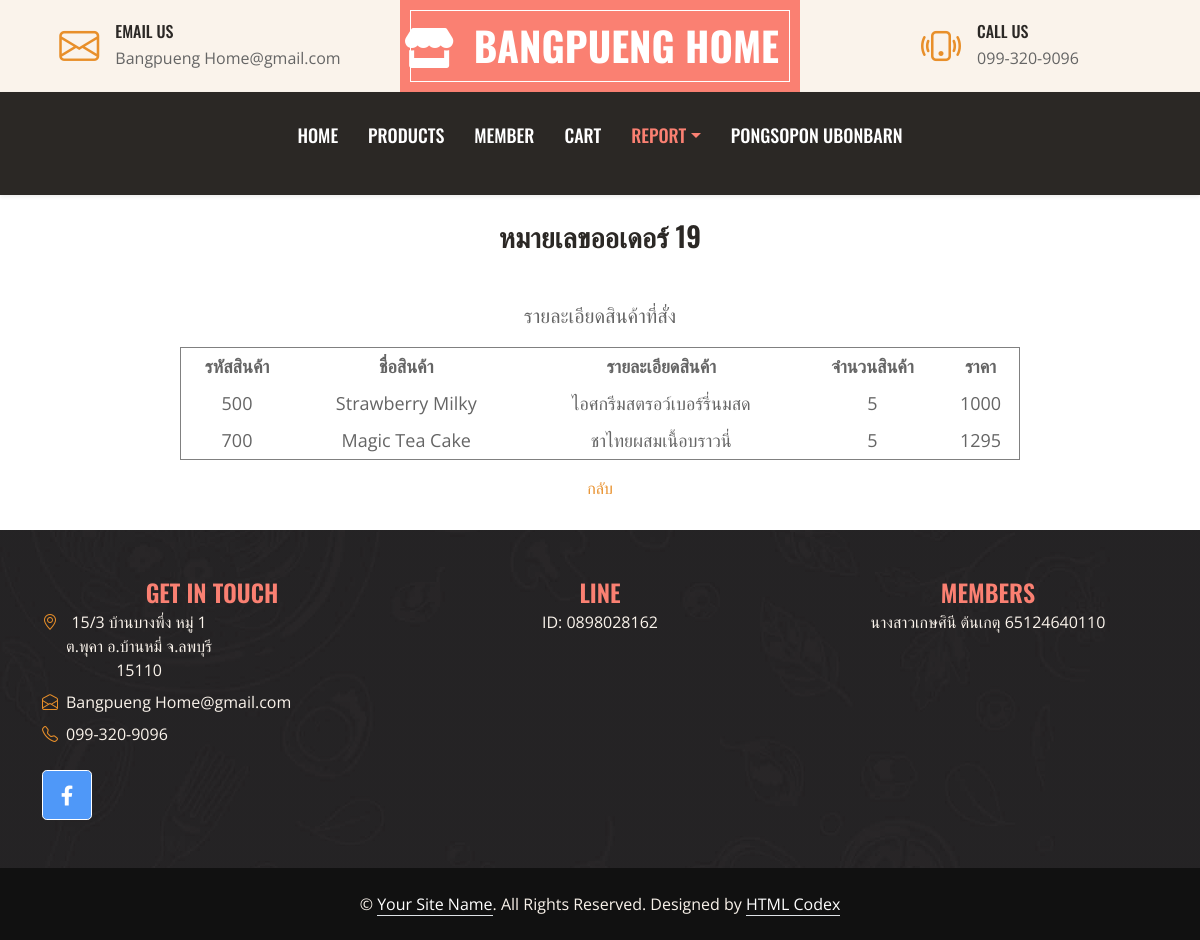
The page /order.php?o_id=19 (signed in) on the database its author committed.
### tables this page shows
CREATE TABLE `order_detail` (
  `Number` int(11) NOT NULL,
  `o_id` int(11) NOT NULL,
  `p_id` varchar(20) NOT NULL,
  `o_qty` int(11) NOT NULL,
  `o_sum` int(11) NOT NULL
);

CREATE TABLE `product` (
  `p_id` varchar(20) NOT NULL,
  `p_name` text NOT NULL,
  `p_detail` text NOT NULL,
  `p_cost` int(11) NOT NULL,
  `p_price` int(11) NOT NULL,
  `p_img` varchar(200) NOT NULL,
  `p_num` text NOT NULL,
  `ct_id` varchar(20) NOT NULL
);

### order.php (the view, shortened to what this page needs)
<?php
if (!$_SESSION["userID"]){
	  Header("Location: login.php");
}else { ?>
<!DOCTYPE html>
<html lang="en">
<head>
    <link href="https://cdnjs.cloudflare.com/ajax/libs/font-awesome/5.10.0/css/all.min.css" rel="stylesheet">
    <link href="https://cdn.jsdelivr.net/npm/bootstrap-icons@1.4.1/font/bootstrap-icons.css" rel="stylesheet">
    <link href="lib/owlcarousel/assets/owl.carousel.min.css" rel="stylesheet">
    <link href="css/bootstrap.min.css" rel="stylesheet">
    <link href="css/style.css" rel="stylesheet">
</head>
<body>
    <div class="container-fluid px-0 d-none d-lg-block">
        <div class="row gx-0">
            <div class="col-lg-4 text-center bg-secondary py-3">
                <div class="d-inline-flex align-items-center justify-content-center">
                    <i class="bi bi-envelope fs-1 text-primary me-3"></i>
                    <div class="text-start">
                        <h6 class="text-uppercase mb-1">Email Us</h6>
                        <span>Bangpueng Home@gmail.com</span>
                    </div>
                </div>
            </div>
<div class="col-lg-4 text-center bg-custom-color border-inner py-3">
    <div class="d-inline-flex align-items-center justify-content-center">
        <a href="index.html" class="navbar-brand">
            <h1 class="m-0 text-uppercase text-white"><i class="fas fa-store"></i>&nbsp;&nbsp;Bangpueng Home</h1>
        </a>
    </div>
</div>
            <div class="col-lg-4 text-center bg-secondary py-3">
                <div class="d-inline-flex align-items-center justify-content-center">
                    <i class="bi bi-phone-vibrate fs-1 text-primary me-3"></i>
                    <div class="text-start">
                        <h6 class="text-uppercase mb-1">Call Us</h6>
                        <span>099-320-9096</span>
                    </div>
                </div>
            </div>
        </div>
    </div>
    <nav class="navbar navbar-expand-lg bg-dark navbar-dark shadow-sm py-3 py-lg-0 px-3 px-lg-0">
        <div class="collapse navbar-collapse" id="navbarCollapse">
            <div class="navbar-nav ms-auto mx-lg-auto py-0">
                <a href="indexa.php" class="nav-item nav-link">Home</a>
                <a href="listp_records.php" class="nav-item nav-link">Products</a>
                <a href="list_records.php" class="nav-item nav-link">Member</a>
                <a href="ca.php" class="nav-item nav-link">Cart</a>
                <div class="nav-item dropdown">
                    <a href="#" class="nav-link dropdown-toggle active" data-bs-toggle="dropdown">Report</a>
                    </div>
                <p class="nav-item nav-link"> <?php echo ($_SESSION['user']);?></p>
            </div>
        </div>
    </nav>
    <?php
  $con = new mysqli("localhost","root","123456789","user_db");
  $con->set_charset("utf8");
	$o_id = $_GET['o_id'];
?>
<br>
<div align=center>
<div class=name>
<h3>หมายเลขออเดอร์ <?php echo $o_id?></h3></div><br>
<p><center><font style='font-size:20px'>รายละเอียดสินค้าที่สั่ง</font></center></p>
<table width="70%" border="1" cellspacing="0" cellpadding="5">
<tr>
<td align="center"><font size = "4"><strong>รหัสสินค้า</strong></th>
<td align="center"><font size = "4"><strong>ชื่อสินค้า</strong></th>
<td align="center"><font size = "4"><strong>รายละเอียดสินค้า</strong></th>
<td align="center"><font size = "4"><strong>จำนวนสินค้า</strong></th>
<td align="center"><font size = "4"><strong>ราคา</strong></th>
</tr>
<?php
	$sql = "SELECT * FROM order_detail
    INNER JOIN order_head
    ON order_detail.o_id=order_head.o_id
    INNER JOIN product
    ON order_detail.p_id=product.p_id
    WHERE order_detail.o_id='$o_id'";
    $result = $con->query($sql);
    while($row = mysqli_fetch_array($result))
    {
?>
<tr>
    <td><center><font style='font-size:18px'><? echo $row['p_id']; ?></td>
    <td><center><font style='font-size:18px'><? echo $row['p_name']; ?></td>
    <td><center><font style='font-size:18px'><? echo $row['p_detail']; ?></td>
    <td><center><font style='font-size:18px'><? echo $row['o_qty'];?></td>
    <td><center><font style='font-size:18px'><? echo $row['o_sum'];}?></td>
</tr>
</table>
<p><center><a href="report1.php">กลับ</a>
<div class="container-fluid bg-img text-secondary" style="margin-top: 30px">
        <div class="container">
            <div class="row gx-5">
                <div class="col-lg-12 col-md-6">
                    <div class="row gx-5">
                        <div class="col-lg-4 col-md-10 pt-5 mb-5">
                             <h4 style="color: salmon; text-transform: uppercase; margin-bottom: 4px;">Get In Touch</h4>
                            <div class="d-flex mb-2">
                                <i class="bi bi-geo-alt text-primary me-2"></i>
                                <p class="mb-0">15/3 บ้านบางพึ่ง หมู่ 1 <br> ต.พุคา อ.บ้านหมี่ จ.ลพบุรี <br> 15110</p>
                            </div>
                            <div class="d-flex mb-2">
                                <i class="bi bi-envelope-open text-primary me-2"></i>
                                <p class="mb-0">Bangpueng Home@gmail.com</p>
                            </div>
                            <div class="d-flex mb-2">
                                <i class="bi bi-telephone text-primary me-2"></i>
                                <p class="mb-0">099-320-9096</p>
                            </div>
                            <div class="d-flex mt-4">
                                <a class="btn btn-lg btn-custom-color btn-lg-square " href="https://web.facebook.com/OTOPBANGPHUNG" style="color: white;" ><i class="fab fa-facebook-f fw-normal"></i></a>
                            </div>
                        </div>
                        <div class="col-lg-4 col-md-12 pt-0 pt-lg-5 mb-5">
                            <h4 style="color: salmon; text-transform: uppercase; margin-bottom: 4px;">Line</h4>
                            <p>ID: 0898028162</p>
                        </div>
                        <div class="col-lg-4 col-md-12 pt-0 pt-lg-5 mb-5">
                            <h4 style="color: salmon; text-transform: uppercase; margin-bottom: 4px;">Members</h4>
                            <p>นางสาวเกษศินี ต้นเกตุ 65124640110</p>
                        </div>
                    </div>
                </div>
            </div>
        </div>
    </div>
    <div class="container-fluid text-secondary py-4" style="background: #111111;">
        <div class="container text-center">
            <p class="mb-0">&copy; <a class="text-white border-bottom" href="#">Your Site Name</a>. All Rights Reserved. Designed by <a class="text-white border-bottom" href="https://htmlcodex.com">HTML Codex</a></p>
        </div>
    </div>
</body>
</html>
<?php }?>

### css/style.css (style rules this page uses)
:root { --primary: salmon; --secondary: #FAF3EB; --light: #FFFFFF; --dark: #2B2825; }
h1, h2, .font-weight-bold { font-weight: 700 !important; }
h3, h4, .font-weight-semi-bold { font-weight: 600 !important; }
h5, h6, .font-weight-medium { font-weight: 500 !important; }
.btn { font-family: 'Oswald', sans-serif; font-weight: 600; transition: .5s; }
.border-inner { position: relative; }
.border-inner * { position: relative; z-index: 1; }
.border-inner::before { position: absolute; content: ""; top: 10px; right: 10px; bottom: 10px; left: 10px; background: none; border: 1px solid var(--light); z-index: 0; }
.btn-lg-square { width: 50px; height: 50px; }
.btn-square, .btn-sm-square, .btn-lg-square { padding-left: 0; padding-right: 0; text-align: center; }
.navbar-dark .navbar-nav .nav-link { font-family: 'Oswald', sans-serif; padding: 30px 15px; font-size: 18px; font-weight: 500; text-transform: uppercase; color: var(--light); outline: none; transition: .5s; }
.navbar-dark .navbar-nav .nav-link:hover, .navbar-dark .navbar-nav .nav-link.active { color: var(--primary); }
.bg-custom-color { background-color:salmon; border-color:white; }
.btn-custom-color { background-color:rgb(79, 152, 248); border-color:white; }
.bg-img { background: linear-gradient(rgba(43, 40, 37, .5), rgba(43, 40, 37, .5)), url(../img/bg.jpg) center center no-repeat; background-size: cover; }

### rows shown on the page
order_detail: p.p_id "500", p.p_name "Strawberry Milky", p.p_detail "ไอศกรีมสตรอว์เบอร์รี่นมสด", o_qty "5", o_sum "1000"
order_detail: p.p_id "700", p.p_name "Magic Tea Cake", p.p_detail "ชาไทยผสมเนื้อบราวนี่", o_qty "5", o_sum "1295"

### other values the page prints
$_SESSION['user'] "PONGSOPON UBONBARN"
$o_id "19"
